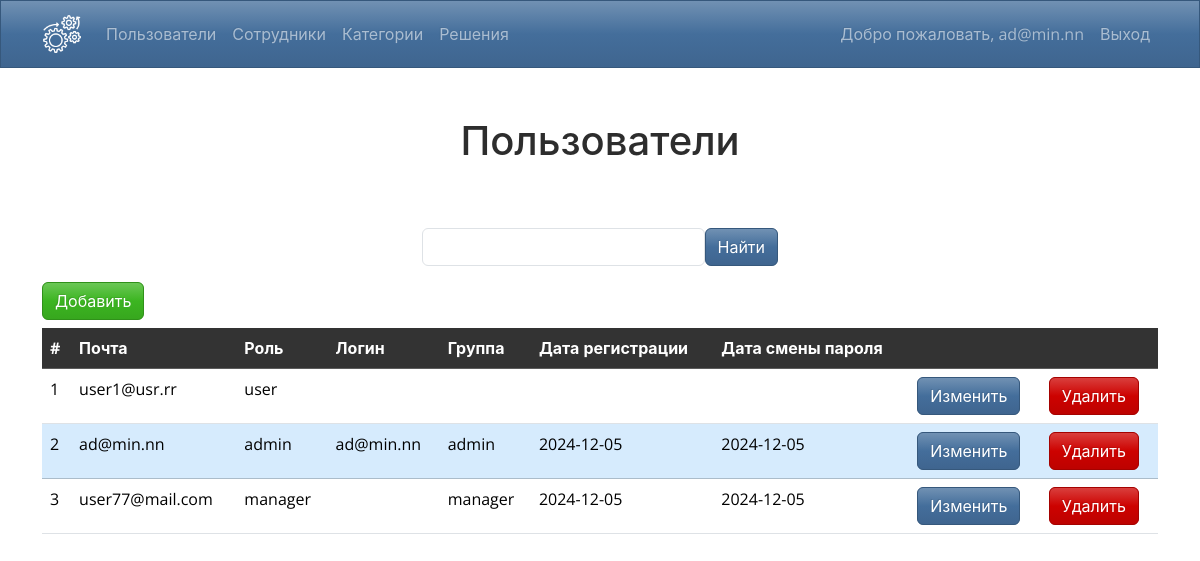
The app's page /dashboard/users (signed in) with its own data.
### tables this page shows
CREATE TABLE `users` (
  `id` int(10) UNSIGNED NOT NULL,
  `email` varchar(255) NOT NULL,
  `password` varchar(255) NOT NULL,
  `role` varchar(255) NOT NULL,
  `login` varchar(255) NOT NULL,
  `u_group` varchar(255) NOT NULL,
  `reg_date` date DEFAULT NULL,
  `p_upd_date` date DEFAULT NULL
);

### app/controllers/Dashboard.php (called while the page is built, shortened)
<?php
class Dashboard extends Controller {
    public function __construct() {
        $this->userModel = $this->model('User');
       }
       public function users() {
        $users = null;
        if(isset($_POST["search"]))
        {
            $param = trim($_POST["fsearch"]);
            $users = $this->userModel->getUsers($param);
        }
        else
        {
            $users = $this->userModel->getUsers(null);
        }
        $data = [
            'users' => $users
        ];
        $this->view('dashboard/users', $data);
}
}

### app/libraries/Core.php (called while the page is built, shortened)
<?php
class Core {
    protected $currentMethod = 'index';
    public function __construct(){
       $url = $this->getUrl();
       if(isset($_GET['url'])){
        if(file_exists('../app/controllers/' . ucwords($url[0]). '.php')){
             unset($url[0]);
   }
}
       $this->currentController = new $this->currentController;
    if(isset($url[1])) {
        if(method_exists($this->currentController, $url[1])) {
        $this->currentMethod = $url[1];
        unset($url[1]);
        }
    }
    $this->params = $url ? array_values($url) : [];
    call_user_func_array([$this->currentController, $this->currentMethod], $this->params);
    }
    public function getUrl(){
        if(isset($_GET['url']))
        {
            $url = rtrim($_GET['url'], '/');
            $url = filter_var($url, FILTER_SANITIZE_URL);
            $url = explode('/', $url);
            return $url;
        }
    }
}

### public/index.php (called while the page is built)
<?php require_once '../app/bootstrap.php';
$init = new Core();

### app/libraries/Database.php (called while the page is built, shortened)
<?php
class Database {
    private $host = DB_HOST;
    private $user = DB_USER;
    private $pass = DB_PASS;
    private $dbname = DB_NAME;
    private $dbh;
    private $stmt;
    public function __construct(){
        $dsn = 'mysql:host='.$this->host.';dbname='.$this->dbname;
    $options = array(
        PDO::ATTR_PERSISTENT => true,
        PDO::ATTR_ERRMODE => PDO::ERRMODE_EXCEPTION
    );
    try {
$this->dbh = new PDO($dsn, $this->user, $this->pass, $options);
$this->dbh->exec("set names utf8");
    } catch (PDOException $e) {
        $this->error=$e->getMessage();
        echo $this->error;
    }
    }
    public function query($sql){
        $this->stmt = $this->dbh->prepare($sql);
    }
    public function execute(){
        return $this->stmt->execute();
    }
    public function resultSet(){
        $this->execute();
        return $this->stmt->fetchAll(PDO::FETCH_OBJ);
    }
}

### app/models/User.php (called while the page is built, shortened)
<?php
class User {
    private $db;
public function __construct(){
    $this->db = new Database;
}
public function getUsers($param) {
    $results = null;
    if($param == null)
    {
    $this->db->query("select * from users");
    $results = $this->db->resultSet();
    }
    else
    {
    $this->db->query("select * from users where email like '%".$param."%' or login like '%".$param."%' or role like '%".$param."%' ");
    $results = $this->db->resultSet();
    }
    return $results;
}
}

### app/views/dashboard/users.php (the view, shortened to what this page needs)
<?php require APPROOT.'/views/inc/header.php'; ?>
<h1 class="mt-2 mb-3 text-center">Пользователи</h1>
<div class="row">
<div class="offset-md-4 col-md-4 offset-md-4 col-12">
<form action="<?php echo URLROOT; ?>/dashboard/users" method="POST"  class="mt-5 mb-3">
  <div class="d-flex">
      <input type="text" class="form-control" name="fsearch">
      <button type="submit" name="search" class="btn btn-primary">Найти</button>
  </div>
</form>
</div>
</div>
 <a class="btn btn-success mb-2" href="<?php echo URLROOT; ?>/dashboard/adduser">Добавить</a>
 <table class="table table-hover">
  <thead>
    <tr class="table-dark">
      <th class="p-2">#</th>
      <th class="p-2">Почта</th>
      <th class="p-2">Роль</th>
      <th class="p-2">Логин</th>
      <th class="p-2">Группа</th>
      <th class="p-2">Дата регистрации</th>
      <th class="p-2">Дата смены пароля</th>
      <th class="p-2"></th>
      <th class="p-2"></th>
    </tr>
  </thead>
  <tbody>
<?php $row=0; foreach($data['users'] as $user) : ?>
<?php $row++; ?>
    <tr <?php if($row % 2 == 0) echo 'class="table-info"'; ?> >
      <td ><?php echo $row; ?></td>
      <td><?php echo $user->email; ?></td>
      <td><?php echo $user->role; ?></td>
      <td><?php echo $user->login; ?></td>
      <td><?php echo $user->u_group; ?></td>
      <td><?php echo $user->reg_date; ?></td>
      <td><?php echo $user->p_upd_date	; ?></td>
      <td><a class="btn btn-primary" href="<?php echo URLROOT; ?>/dashboard/changerules/<?php echo $user->id; ?>">Изменить</a></td>
      <td><a class="btn btn-danger" href="<?php echo URLROOT; ?>/dashboard/delete/<?php echo $user->id; ?>">Удалить</a></td>
    </tr>
<?php endforeach; ?>
  </tbody>
</table>
<?php require APPROOT.'/views/inc/footer.php'; ?>

### records on screen
users: email "user1@usr.rr", role "user"
users: email "ad@min.nn", role "admin", login "ad@min.nn", u_group "admin", reg_date "2024-12-05", p_upd_date "2024-12-05"
users: email "user77@mail.com", role "manager", u_group "manager", reg_date "2024-12-05", p_upd_date "2024-12-05"

### other values on screen
$_SESSION['user_email'] "ad@min.nn"
